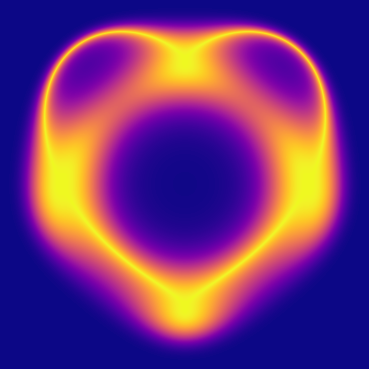

Here is the Python script that generated this plot:
import numpy as np
import matplotlib.pyplot as plt


X, Y = np.meshgrid(np.linspace(-1.5, 1.5, 1000), np.linspace(-1.5, 1.5, 1000))

# Formule magique
Z = np.exp(-np.abs(5*((X**2 + Y**2 - 1)**3 + X**2 * Y**3)))

# Affichage
plt.imshow(Z, cmap="plasma")
plt.axis("off")
plt.show()
#plt.savefig("jolikeur.png", bbox_inches="tight", pad_inches=0)